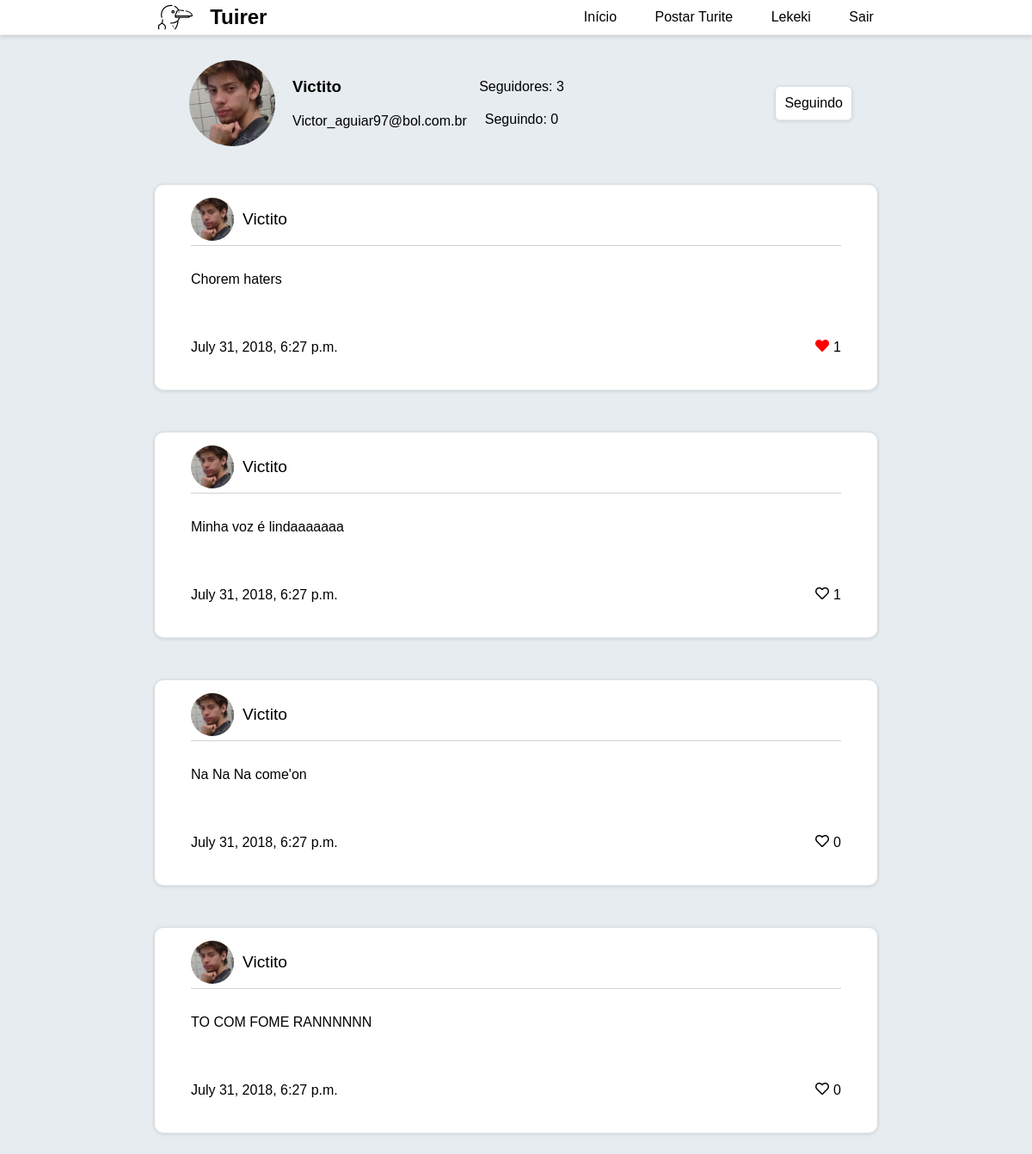
/perfil/2/ (signed in), run on the app's committed database.
### users/models.py (models this page shows)
class User(AbstractUser):
    followers = models.ManyToManyField('self', blank=True)
    following = models.ManyToManyField('self', blank=True)
    picture = models.ImageField('Foto de perfil', default='img/blank-pic.png')
    following = models.ManyToManyField('self', blank = True)
    liked_tuites = models.ManyToManyField('tuites.Tuite', related_name='liked_by')
    @property
    def followers_count(self):
        return self.followers.count()
    @property
    def following_count(self):
        return self.following.count()

### tuites/models.py (models this page shows)
class Tuite(models.Model):
    content = models.CharField('Tuite', max_length=280)
    author = models.ForeignKey('users.User', on_delete=models.CASCADE, related_name='tuites')
    date_created = models.DateTimeField(auto_now_add=True)
    objects = TuitesManager()
    @property
    def likes_count(self):
        return self.liked_by.count()
    def __str__(self):
        return f'{self.content}'
    class Meta:
        ordering = ('content', )

### users/views.py (the view)
# urls.py: path('perfil/<int:pk>/', ProfileView.as_view(), name='profile'),
class ProfileView(DetailView):
    model = User
    template_name = 'profile.html'
    context_object_name = 'profile'

### templates/templatetags/following.py (called while the page is built)
@register.simple_tag(takes_context=True)
def followingBool(context, key):
    user = context.get('user')
    query = User.objects.filter(username=user)[0].following.filter(pk=key).exists()
    if query:
        return 'Seguindo'
    else:
        return 'Seguir'

### templates/templatetags/user_liked.py (called while the page is built)
@register.simple_tag(takes_context=True)
def liked_tuite_heart_icon(context):
    user = context.get('user')
    tuite = context.get('tuite')
    if(user.is_authenticated):
        if user.liked_tuites.filter(id__in=[tuite.id]).exists():
            return "fas fa-heart"
    return "far fa-heart"

### templates/profile.html (shortened to what this page needs)
{% extends 'base.html' %}
{% load staticfiles %}
{% load following %}
{% block body %}
    <div class="profile-container">
        <div>
            <div>
                <img src="{{ profile.picture.url }}" class="profile-image">
            </div>
            <div>
                <h3 class="profile-text">{{ profile.username }}</h3>
                <p class="profile-text">{{ profile.email }}</p>
            </div>
        </div>
        <div>
            <p class="profile-text">Seguidores: {{ profile.following_count }}</p>
            <p class="profile-text">Seguindo: {{ profile.followers_count }}</p>
        </div>
        <div>
            <a href="{% url 'users:follow' profile.pk %}" class="follow-button">{% followingBool profile.pk %}</a>
        </div>
    </div>
    {% for tuite in profile.tuites.all %}
        {% include 'includes/card.html' %}
    {% endfor %}
{% endblock %}

### templates/includes/menu.html (shortened to what this page needs)
{% load staticfiles %}
<nav id="nav">
    <a href="{% url 'index' %}" id="logo">
        <img src="{% static 'img/albatross.svg' %}" alt="">
        <h1 id="logomarca">Tuirer</h1>
    </a>
    <div id="nav-buttons">
        <a href="{% url 'index' %}">Início</a>
        <a href="{% url 'tuites:post_tuite' %}">Postar Turite</a>
        {% if user.is_authenticated %}
            <a href="{% url 'users:profile' request.user.pk %}"> {{ request.user.username }}</a>
            <a href="{% url 'users:logout' %}"> Sair</a>
        {% else %}
            <a href="{% url 'users:login' %}">Login</a>
            <a href="{% url 'users:signup' %}">Cadastro</a>
        {% endif %}
    </div>
</nav>

### templates/includes/card.html
{% load static %}
{% load user_liked %}
<div id="tuite">
    <div id="user-block">
        <img src="{{ tuite.author.picture.url }}" alt="">
        <a href="{% url 'users:profile' tuite.author.pk %}" id="username"> {{ tuite.author }}</a>
    </div>
    <div id="tuite-text">
        {{ tuite }}
    </div>
    <div id="reactions">
        <p>{{ tuite.date_created }}</p>
        <div>
            <a href="{% url 'tuites:like' tuite.id %}" class="like-tuite">
                <i class="{% liked_tuite_heart_icon %}"></i> {{ tuite.likes_count }}
            </a>
        </div>
    </div>
</div>

### static/css/style.css (style rules this page uses)
body { font-family: sans-serif; margin: 0; background: #e6ecf0; display: flex; flex-direction: column; align-items: center; }
#logo { display: flex; flex-direction: row; align-items: center; justify-content: center; }
#logo img { width: 40px; padding: 0 20px 0 0; }
#nav { display: flex; flex-direction: row; justify-content: space-around; background-color: white; width: 100%; align-items: center; position: fixed; box-shadow: 0 1px 1px 0 #ECECEC, 0 2px 5px 0 rgba(0, 0, 0, 0.19); }
#nav-buttons a { border-bottom: 3px solid white; transition: all 0.2s ease-out; }
#nav a { margin: 0 20px 0 20px; color: black; }
#tuite { display: flex; flex-direction: column; align-items: center; justify-content: space-around; background-color: white; width: 70%; margin: 25px 0 25px 0; box-shadow: 0 1px 1px 0 #ECECEC, 0 1px 5px 0 rgba(0, 0, 0, 0.19); border-radius: 10px; }
#user-block { display: flex; flex-direction: row; align-items: center; justify-content: flex-start; width: 90%; border-bottom: 1px solid rgb(209, 209, 209); margin: 10px 0 10px 0; padding: 5px 0 5px 0; }
#user-block img { width: 50px; background-color: #ddd; border-radius: 100%; height: 50px; object-fit: cover; width: 50px; margin: 0 10px 0 0; }
#user-block a { color: black; font-size: 1.2rem; }
#tuite-text { width: 90%; padding: 20px 0 20px 0; }
#reactions { width: 90%; display: flex; flex-direction: row; align-items: center; justify-content: space-between; padding: 20px 0 20px 0; }
#reactions div { display: flex; flex-direction: row; align-items: center; justify-content: center; padding: 20px 0 20px 0; }
#reactions div a { color: black; display: flex; align-items: center; justify-content: space-between; }
#reactions div a i { transition: all 0.1s linear; height: auto; margin: 0 5px 3px 0; }
.fas.fa-heart { color: red; }
h1, h2, h3, p { margin: 0; }
.profile-image { background-color: #ddd; border-radius: 100%; height: 100px; object-fit: cover; width: 100px; margin: 20px; }
a, u { text-decoration: none; }

### static/css/profile.css (style rules this page uses)
.profile-container { display: flex; flex-direction: row; align-items: center; justify-content: space-between; padding-top: 10px; width: 70%; }
.profile-container > div { width: 30%; padding: 0 20px; display: flex; flex-direction: column; justify-content: space-between; align-items: center; }
.profile-container div:nth-child(1) { display: flex; flex-direction: row; justify-content: flex-start; align-items: center; }
.profile-container div:nth-child(3) { align-items: flex-end; padding-right: 30px; }
.profile-container div div { display: flex; flex-direction: column; justify-content: space-between; align-items: flex-start; }
.profile-text { padding: 10px 0 10px 0; }
.follow-button { color: black; padding: 10px; background: white; box-shadow: 0 1px 1px 0 #ECECEC, 0 1px 5px 0 rgba(0, 0, 0, 0.19); border-radius: 5px; }

### data on the page
User: user.username "Lekeki"
User: picture (picture), username "Victito", email "Victor_aguiar97@bol.com.br", following_count "3", followers_count "0", id.username "Seguindo"
Tuite: author.picture (picture), author "Victito", content "Chorem haters", date_created "July 31, 2018, 6:27 p.m.", likes_count "1"
Tuite: author.picture (picture), author "Victito", content "Minha voz é lindaaaaaaa", date_created "July 31, 2018, 6:27 p.m.", likes_count "1"
Tuite: author.picture (picture), author "Victito", content "Na Na Na come'on", date_created "July 31, 2018, 6:27 p.m.", likes_count "0"
Tuite: author.picture (picture), author "Victito", content "TO COM FOME RANNNNNN", date_created "July 31, 2018, 6:27 p.m.", likes_count "0"
